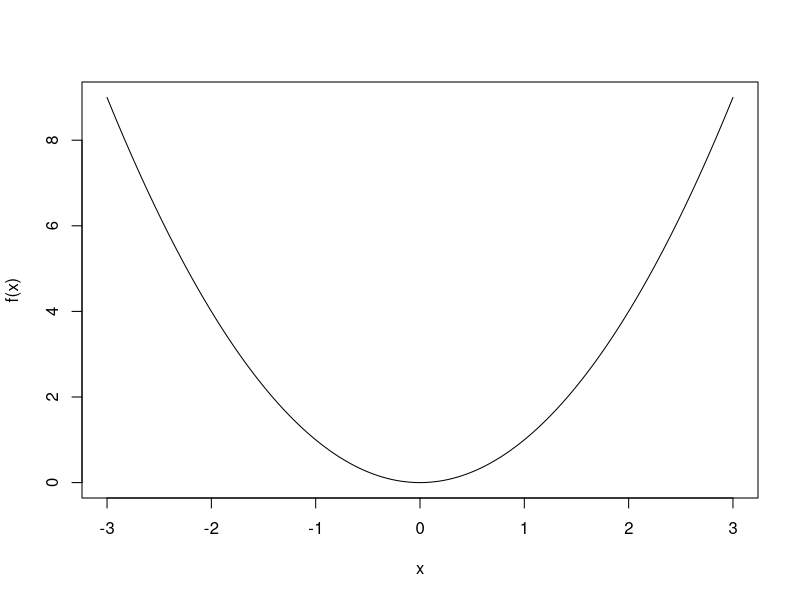
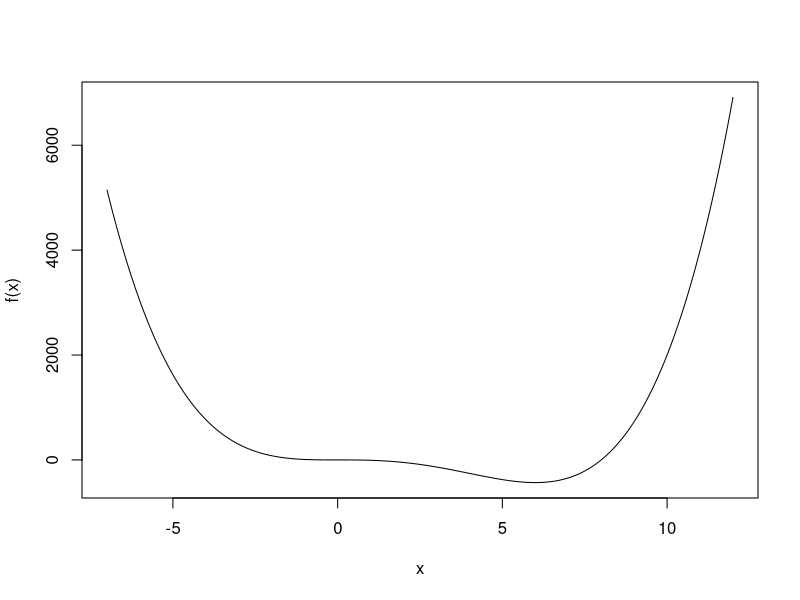

The R script that drew these images, in order:
## ---- chunk 1
knitr::opts_chunk$set(echo = TRUE)
## ---- chunk 2
x=seq(-3,3,0.01)
plot(  x,x^2 ,type = "l" ,xlab = "x",ylab = "f(x)"  )

## ---- chunk 3
#R is number of iteration 
R=10
#eta is learning rate
eta <- 0.1
#intail guess of x
intail_x <- -3
# objective function
f <- function(x) {x^2}
# partial objective function
partialf <-function(x) {2*x} 

x=numeric(length=(R+1))
x[1] <-intail_x 

for(i in 1:R){

  x[i+1] <- x[i]-eta*partialf(x[i])
  
}
data.frame(x,y=f(x))
## ---- chunk 4
R=10
#eta is learning rate
eta <- 1
#intail guess of x
intail_x <- -3
# objective function
f <- function(x) {x^2}
# partial objective function
partialf <-function(x) {2*x} 

x=numeric(length=(R+1))
x[1] <-intail_x 

for(i in 1:R){

  x[i+1] <- x[i]-eta*partialf(x[i])
  
}
data.frame(x,y=f(x))

## ---- chunk 5
R=10
#eta is learning rate
eta <- 2
#intail guess of x
intail_x <- -3
# objective function
f <- function(x) {x^2}
# partial objective function
partialf <-function(x) {2*x} 

x=numeric(length=(R+1))
x[1] <-intail_x 

for(i in 1:R){

  x[i+1] <- x[i]-eta*partialf(x[i])
  
}
data.frame(x,y=f(x))

## ---- chunk 6
x=seq(-7,12,0.0001)
plot( x ,x^4-8*x^3 ,type = "l" ,xlab = "x",ylab = "f(x)"  )
## ---- chunk 7
#R is number of iteration 
R=35
#eta is learning rate
eta <- 0.001
#intail guess of x
intail_x <- -3
# objective function
f <- function(x) {x^4-8*x^3}
# partial objective function
partialf <-function(x) {4*x^3-24*x^2} 
x=numeric(length=(R+1))
x[1] <-intail_x 
for(i in 1:R){
  x[i+1] <- x[i]-eta*partialf(x[i])
}
data.frame(x,y=f(x))

## ---- chunk 8
#R is number of iteration 
R=35
#eta is learning rate
eta <- 0.01
#intail guess of x
intail_x <- -3
# objective function
f <- function(x) {x^4-8*x^3}
# partial objective function
partialf <-function(x) {4*x^3-24*x^2} 
x=numeric(length=(R+1))
x[1] <-intail_x 
for(i in 1:R){
  x[i+1] <- x[i]-eta*partialf(x[i])
}
data.frame(x,y=f(x))

